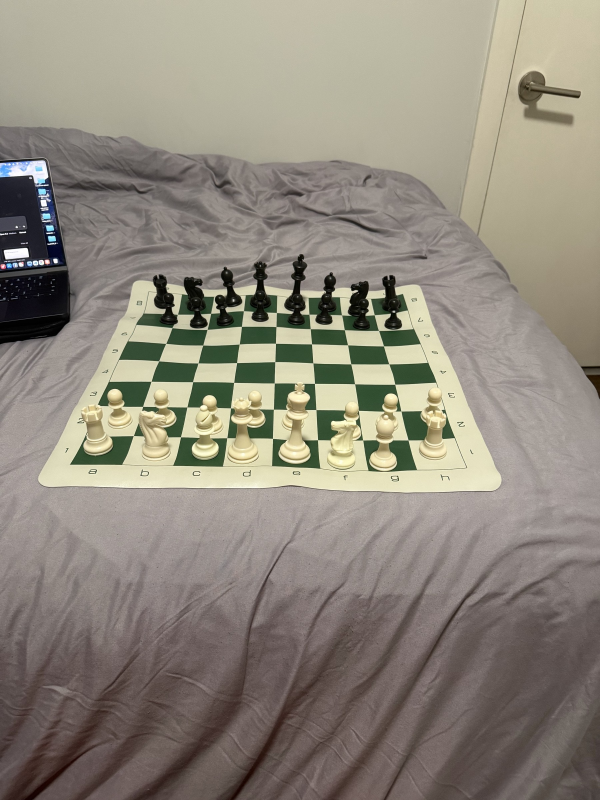
#> input picture backend/tests/fixtures/photos/IMG_0244.jpg, 1800 x 2400 px (shown at 1/3 size)
$ python -i board.py   (imports and definitions only)
#> lines starting #> are read from the running program, lines starting #| are printed output that depends on the picture; after the words box and inside, x2 and y2 are one past the last pixel; in counts of white or black regions, pixels touching at a corner belong together
"""Find the green-and-white board in a frame, without markers.

1. Threshold the board's green and find the green squares as blobs.
2. Fit a lattice: from one blob's four corners, guess a homography, then
   refit it from every blob that lands on a dark-square cell.
3. Turn the lattice so the near side of the board is at the bottom, and
   pick the 8x8 window that best explains which cells are green.
4. Correct for a wavy (bent) board with a smooth quadratic fit of the
   remaining corner errors.

Coordinates: "view" cells (u, v) with u = file from the left as seen,
v = row from the near side, 0..7. Which real square that is depends on the
side the user plays, which the reader decides at calibration.
"""

from __future__ import annotations

from dataclasses import dataclass

import cv2
import numpy as np

# The board's green is muted: hue ~63 (OpenCV 0-180), saturation ~50.
GREEN_LO = np.array([38, 25, 35], np.uint8)
GREEN_HI = np.array([95, 255, 235], np.uint8)
MIN_BLOBS = 6              # fewer green squares than this = no board
ASSIGN_TOL = 0.3           # lattice units: how close a blob centre must land to a cell centre
CELL_PX = 64               # warped board: pixels per square


@dataclass
class BoardFit:
    H: np.ndarray            # image -> view lattice (homography), cells are unit squares
    coef: np.ndarray         # (2, 6) quadratic correction in image pixels, by lattice position
    quality: float           # 0..1
    visible: np.ndarray      # (8, 8) bool [v, u]: cell inside the frame
    green_cells: int         # dark squares actually seen green
    rms: float               # corner fit error, pixels
    image_size: tuple[int, int]

    # [32 lines left out: functions to_image, warp, cell_heights, not called in this run]


def green_mask(image: np.ndarray) -> np.ndarray:
    hsv = cv2.cvtColor(image, cv2.COLOR_BGR2HSV)
    mask = cv2.inRange(hsv, GREEN_LO, GREEN_HI)
    return cv2.morphologyEx(mask, cv2.MORPH_OPEN, np.ones((3, 3), np.uint8))


@dataclass
class _Blob:
    centre: np.ndarray       # (2,)
    corners: np.ndarray      # (4, 2)
    area: float


def _blobs(mask: np.ndarray) -> list[_Blob]:
    # Diagonal neighbours touch at a corner; a light erosion separates them.
    eroded = cv2.erode(mask, np.ones((3, 3), np.uint8))
    contours, _ = cv2.findContours(eroded, cv2.RETR_EXTERNAL, cv2.CHAIN_APPROX_SIMPLE)
    blobs = []
    for c in contours:
        area = cv2.contourArea(c)
        if area < 30:
            continue
        hull = cv2.convexHull(c)
        solidity = area / max(cv2.contourArea(hull), 1)
        if solidity < 0.75:
            continue
        approx = cv2.approxPolyDP(hull, 0.08 * cv2.arcLength(hull, True), True).reshape(-1, 2)
        corners = approx if len(approx) == 4 else cv2.boxPoints(cv2.minAreaRect(c))
        m = cv2.moments(c)
        centre = np.array([m["m10"] / m["m00"], m["m01"] / m["m00"]])
        blobs.append(_Blob(centre, _order(np.asarray(corners, np.float64), centre), area))
    if not blobs:
        return []
    med = np.median([b.area for b in blobs])
    return [b for b in blobs if 0.2 * med < b.area < 4 * med]


def _order(corners: np.ndarray, centre: np.ndarray) -> np.ndarray:
    ang = np.arctan2(corners[:, 1] - centre[1], corners[:, 0] - centre[0])
    return corners[np.argsort(ang)]


def _assign(H: np.ndarray, centres: np.ndarray) -> tuple[np.ndarray, np.ndarray]:
    """Map blob centres through H; return (cell indices (N, 2), inlier mask) for dark-parity cells."""
    p = cv2.perspectiveTransform(centres.reshape(-1, 1, 2), H).reshape(-1, 2) - 0.5
    cells = np.round(p)
    ok = (np.abs(p - cells).max(axis=1) < ASSIGN_TOL) & ((cells.sum(axis=1) % 2) == 0)
    return cells.astype(int), ok


def _fit_lattice(blobs: list[_Blob]) -> tuple[np.ndarray, np.ndarray, np.ndarray] | None:
    """Homography image -> lattice with green squares on cells where i + j is even."""
    centres = np.array([b.centre for b in blobs])
    unit = np.array([[0, 0], [1, 0], [1, 1], [0, 1]], np.float64)
    order = sorted(range(len(blobs)), key=lambda i: -blobs[i].area)
    best = None
    for k in order[:10]:
        H = cv2.getPerspectiveTransform(blobs[k].corners.astype(np.float32), unit.astype(np.float32))
        for _ in range(4):
            cells, ok = _assign(H, centres)
            if ok.sum() < 4:
                break
            H2, _ = cv2.findHomography(centres[ok], cells[ok] + 0.5, 0)
            if H2 is None:
                break
            H = H2
        cells, ok = _assign(H, centres)
        if best is None or ok.sum() > best[2].sum():
            best = (H, cells, ok)
    if best is None or best[2].sum() < MIN_BLOBS:
        return None
    return best


# [15 lines left out: function _corner_pairs, not called in this run]


def _canonical(H: np.ndarray, image_size: tuple[int, int]) -> np.ndarray:
    """Turn/flip the lattice so u grows to the image right and v grows up the image (away from you)."""
    w, h = image_size
    c = np.array([[[w / 2, h / 2]], [[w / 2 + 20, h / 2]], [[w / 2, h / 2 - 20]]], np.float64)
    p = cv2.perspectiveTransform(c, H).reshape(-1, 2)
    right, up = p[1] - p[0], p[2] - p[0]
    if not (np.isfinite(p).all() and np.linalg.norm(right) > 1e-9 and np.linalg.norm(up) > 1e-9):
        raise ValueError("degenerate lattice")
    best, best_score = None, -np.inf
    for swap in (False, True):
        for su in (1, -1):
            for sv in (1, -1):
                A = np.array([[0, 1], [1, 0]] if swap else [[1, 0], [0, 1]], np.float64)
                A = np.diag([su, sv]) @ A
                r, q = A @ right, A @ up
                score = r[0] / np.linalg.norm(r) + q[1] / np.linalg.norm(q)
                if score > best_score:
                    best, best_score = A, score
    T = np.eye(3)
    T[:2, :2] = best
    # Flipping an axis moves cell centres from i + 0.5 to -i - 0.5; shift by one to keep dark-square parity.
    T[:2, 2] = (best.sum(axis=1) < 0).astype(float)
    return T @ H


# [49 lines left out: functions _green_cells, _pick_window, not called in this run]


def _quad_terms(uv: np.ndarray) -> np.ndarray:
    u, v = uv[:, 0] / 8, uv[:, 1] / 8
    return np.stack([np.ones_like(u), u, v, u * u, u * v, v * v], 1)


def find_board(image: np.ndarray) -> BoardFit | None:
    """The board in this frame, or None. Degenerate geometry (a blob misread as the lattice) is no board."""
    try:
        return _find_board(image)
    except (np.linalg.LinAlgError, cv2.error, ValueError):
        return None


def _find_board(image: np.ndarray) -> BoardFit | None:
    h, w = image.shape[:2]
    mask = green_mask(image)
    blobs = _blobs(mask)
    if len(blobs) < MIN_BLOBS:
        return None
    fit = _fit_lattice(blobs)
    if fit is None:
        return None
    H, cells, ok = fit
    H = _canonical(H, (w, h))
    cells, ok = _assign(H, np.array([b.centre for b in blobs]))
    if ok.sum() < MIN_BLOBS:
        return None

    offset, green_cells, inframe = _pick_window(H, mask, np.median(cells[ok], axis=0))
    shift = np.eye(3)
    shift[:2, 2] = -offset
    H = shift @ H
    cells = cells - offset
    in_board = ok & (cells >= 0).all(axis=1) & (cells <= 7).all(axis=1)

    # Refit on the corners of the green squares inside the board, then model the bend.
    img_pts, lat_pts = _corner_pairs(H, blobs, cells, in_board)
    if len(img_pts) >= 12:
        H2, _ = cv2.findHomography(img_pts, lat_pts, cv2.RANSAC, 3.0)
        if H2 is not None:
            H = H2
            img_pts, lat_pts = _corner_pairs(H, blobs, cells, in_board)
    coef = np.zeros((2, 6))
    rms = 99.0
    if len(img_pts) >= 12:
        base = cv2.perspectiveTransform(lat_pts.reshape(-1, 1, 2), np.linalg.inv(H)).reshape(-1, 2)
        resid = img_pts - base
        A = _quad_terms(lat_pts)
        if len(img_pts) >= 30:
            # Ridge keeps the bend small where few corners are seen.
            reg = 1e-2 * len(img_pts) * np.eye(6)
            reg[0, 0] = 0
            coef = np.linalg.solve(A.T @ A + reg, A.T @ resid).T
        rms = float(np.sqrt(((resid - A @ coef.T) ** 2).sum(axis=1).mean()))

    board = BoardFit(H, coef, 0.0, inframe, green_cells, rms, (w, h))
    # Re-check visibility with the corrected mapping.
    centres = np.array([[u + 0.5, v + 0.5] for v in range(8) for u in range(8)])
    p = board.to_image(centres)
    board.visible = ((p[:, 0] >= 0) & (p[:, 0] < w) & (p[:, 1] >= 0) & (p[:, 1] < h)).reshape(8, 8) & inframe
    dark_visible = sum(1 for v in range(8) for u in range(8) if (u + v) % 2 == 0 and board.visible[v, u])
    seen = green_cells / max(dark_visible, 1)
    rel = rms / max(board.cell_heights(), 1.0)      # corner error as a fraction of a square
    board.quality = float(np.clip(seen, 0, 1) * np.clip(1.2 - 2 * rel, 0, 1))
    return board

>>> import cv2
>>> picture = cv2.imread('../tests/fixtures/photos/IMG_0244.jpg')
#> picture is the input picture: shape (2400, 1800, 3); mean B, G, R 125, 136.9, 143.6
>>> result = find_board(picture)
#> in green_mask, `mask = cv2.inRange(hsv, GREEN_LO, GREEN_HI)`:
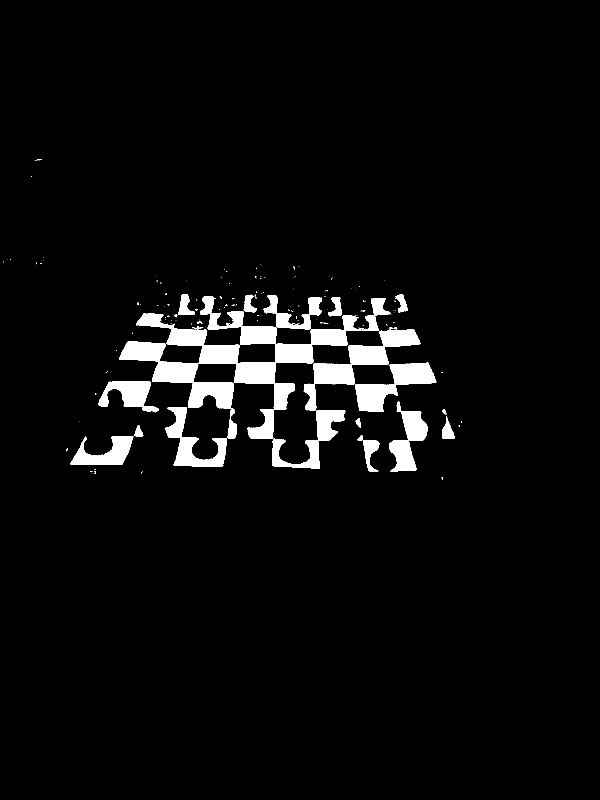
#> mask: shape (2400, 1800) (shown at 1/3 size); 4.2% white; 187 white regions (156 under 20 px), largest, box (x1, y1, x2, y2) and area: (408, 889, 1174, 1230) 51762, (357, 1024, 702, 1226) 22103, (911, 988, 1261, 1231) 20596
#> in _blobs, `eroded = cv2.erode(mask, np.ones((3, 3), np.uint8))`:
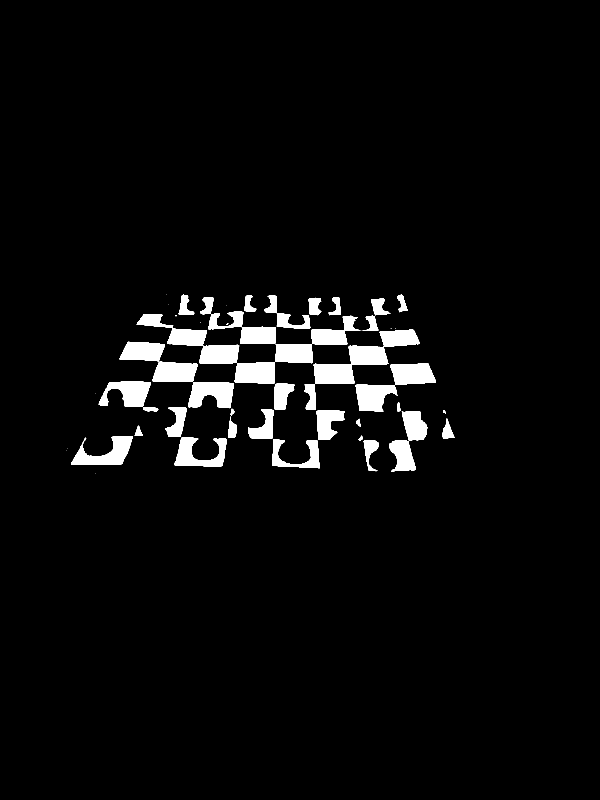
#> eroded: shape (2400, 1800) (shown at 1/3 size); 3.8% white; 54 white regions (13 under 20 px)
#> in _blobs, `contours, _ = cv2.findContours(eroded, cv2.RETR_EXTERNAL, cv2.CHAIN_AP..`: contours = 54 contours, 13 with area under 20; largest, box (x1, y1, x2, y2) and area: (941, 989, 1260, 1152) 16865, (410, 942, 718, 1091) 12812, (601, 891, 828, 1032) 8903, (565, 1147, 701, 1225) 7576, (213, 1309, 399, 1394) 7492
#> the loop in _blobs, `for c in contours:` made 54 passes
#> (area, solidity) on passes 5, 6, 7, 8, 17, 19, 27, 34: (1839, 0.557), (4716.5, 0.42), (6796.5, 0.573), (7492.5, 0.606), (3516, 0.678), (3018, 0.676), (6982, 0.727), (16865, 0.591)
#> after the loop in _blobs, `for c in contours:`: blobs = 22 items
#> in _blobs, `med = np.median([b.area for b in blobs])`: med = 2485.8
#> in _find_board, `blobs = _blobs(mask)`: blobs = 15 items
#> in _fit_lattice, `centres = np.array([b.centre for b in blobs])`: centres = 15 rows, first 8: [1208, 1366.7], [1342.6, 1294.7], [696.6, 1290.6], [1243.4, 1277], [982.5, 1269.1], [1118.9, 1188.7], [932.6, 1190.1], [846, 1184.8]
#> in _fit_lattice, `unit = np.array([[0, 0], [1, 0], [1, 1], [0, 1]], np.float64)`: unit = [[0, 0], [1, 0], [1, 1], [0, 1]]
#> in _fit_lattice, `order = sorted(range(len(blobs)), key=lambda i: -blobs[i].area)`: order = [8, 10, 5, 9, 11, 13, 12, 4, 0, 3, 7, 6, 14, 1, 2]
#> the loop in _fit_lattice, `for k in order[:10]:` made 10 passes
#> k on passes 1 to 8: 8, 10, 5, 9, 11, 13, 12, 4
#> in _find_board, `H, cells, ok = fit`: H = [[-1.22e-05, 0.000403, -0.5], [-1.22e-05, 0.000403, -0.5], [2.44e-05, -0.000807, 1]]; cells = 15 rows, first 8: [-1, -1], [-1, -1], [-1, -1], [0, 0], [0, 0], [-1, -1], [-1, -1], [-1, -1]; ok = [True, True, True, False, False, True, True, True, True, True, True, True, True, True, True]
#> in _canonical, `c = np.array([[[w / 2, h / 2]], [[w / 2 + 20, h / 2]], [[w / 2, h / 2 ..`: c = [[900, 1200], [920, 1200], [900, 1180]]
#> in _canonical, `p = cv2.perspectiveTransform(c, H).reshape(-1, 2)`: p = [[-0.5, -0.5], [-0.5, -0.5], [-0.5, -0.5]]
#> in _canonical, `right, up = p[1] - p[0], p[2] - p[0]`: right = [2.11e-15, 1.05e-15]; up = [-3.89e-16, 0]
